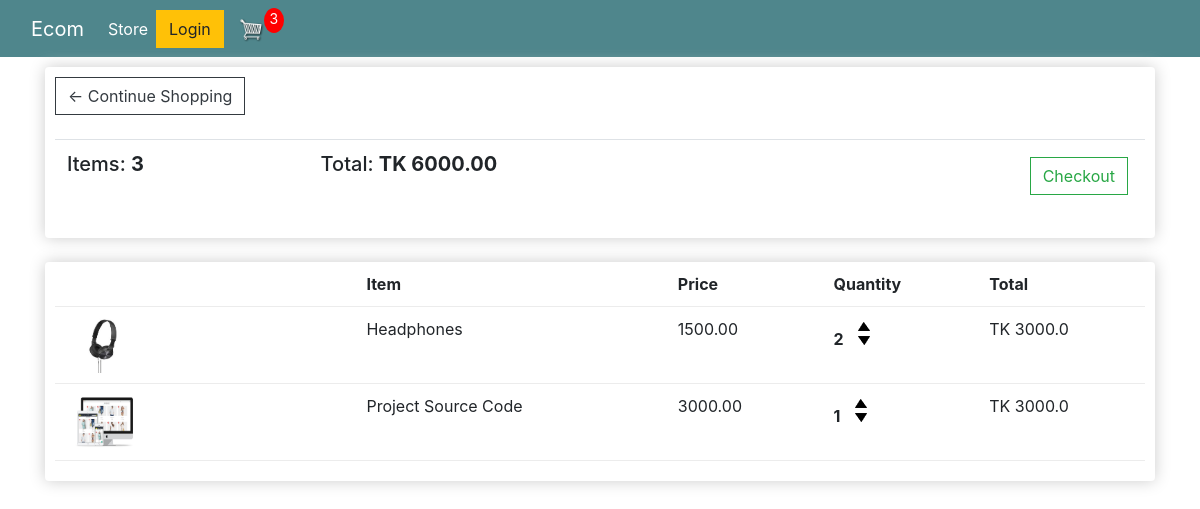
The page /cart/ (signed in) on the database as committed earlier.
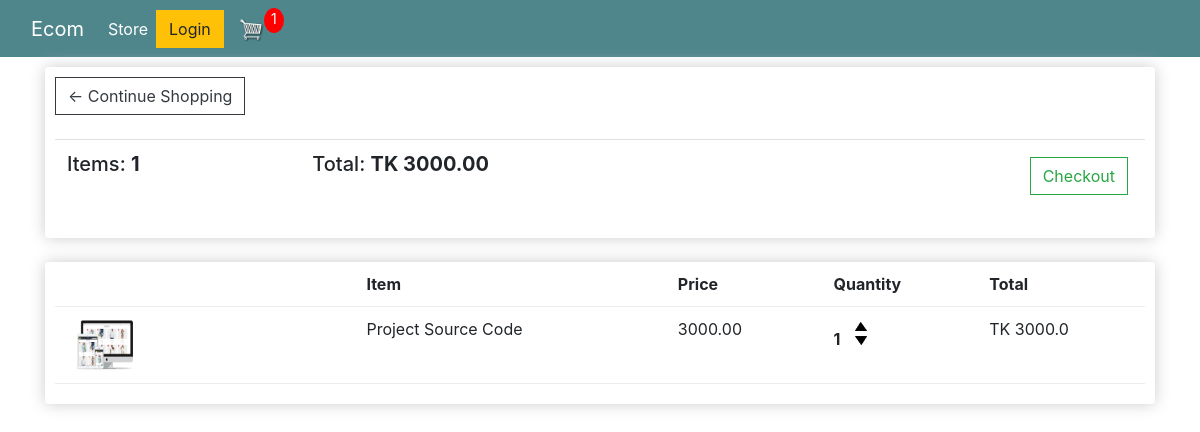
The same page on the database as committed later.
### store/models.py (models this page shows, shortened)
class Order(models.Model):
    customer = models.ForeignKey(Customer, on_delete=models.SET_NULL, blank=True, null=True)
    date_ordered = models.DateTimeField(auto_now_add=True)
    complete = models.BooleanField(default=False, null=True, blank=False)
    transaction_id = models.CharField(max_length=200, null=True)
    @property
    def get_cart_total(self):
        orderitems = self.orderitem_set.all()
        total = sum([item.get_total for item in orderitems])
        return total
    @property
    def get_cart_items(self):
        orderitems = self.orderitem_set.all()
        total = sum([item.quantity for item in orderitems])
        return total

class OrderItem(models.Model):
    product = models.ForeignKey(Product, on_delete=models.SET_NULL, blank=True, null=True)
    order = models.ForeignKey(Order, on_delete=models.SET_NULL, blank=True, null=True)
    quantity = models.IntegerField(default=0, null=True, blank=True)
    date_added = models.DateTimeField(auto_now_add=True)
    @property
    def get_total(self):
        total = self.product.price*self.quantity
        return total

class Product(models.Model):
    name = models.CharField(max_length=200, null=True)
    price = models.FloatField()
    digital = models.BooleanField(default=False, null=True, blank=False)
    image = models.ImageField(null = True, blank = True)
    @property
    def imageURL(self):
        try:
            url = self.image.url
        except:
            url = ''
        return url

### store/views.py (the view)
# urls.py: path('cart/', views.cart, name='cart'),
def cart(request):
    if request.user.is_authenticated:
        customer = request.user.customer
        order, created = Order.objects.get_or_create(customer=customer, complete=False)
        items = order.orderitem_set.all()
        cartItems = order.get_cart_items
    else:
        items = []
        order = {'get_cart_total':0, 'get_cart_items':0,'shipping':False}
        cartItems = order['get_cart_items']
    context = {'items':items, 'order':order, 'cartItems':cartItems}
    return render(request, 'store/cart.html', context)

### store/templates/store/cart.html
{% extends 'store/main.html' %}
{% load static %}
{% block content %}
   <div class="row">
        <div class="col-lg-12">
            <div class="box-element">
                <a class="btn btn-outline-dark" href="{% url 'store' %}">&#x2190; Continue Shopping</a>
                <br>
                <br>
                <table class="table">
                    <tr>
                        <th><h5>Items: <strong>{{order.get_cart_items}}</strong></h5></th>
                        <th><h5>Total: <strong>TK {{order.get_cart_total|floatformat:2}}</strong></h5></th>
                        <th>
                            <a style="float: right; margin:5px" class="btn btn-outline-success" href="{% url 'checkout' %}">Checkout</a>
                        </th>
                    </tr>
                </table>
            </div>
            <br>
            <div class="box-element">
                <div class="cart-row">
                     <div style="flex:2"></div>
                     <div style="flex:2"> <strong>Item</strong> </div>
                     <div style="flex:1"> <strong>Price</strong> </div>
                     <div style="flex:1"> <strong>Quantity</strong> </div>
                     <div style="flex:1"> <strong>Total</strong> </div>
                </div>
            {% for item in items %}
            <div class="cart-row">
                     <div style="flex:2"> <img class="row-image" src="{{item.product.imageURL}}" alt=""> </div>
                     <div style="flex:2">{{item.product.name}}</div>
                     <div style="flex:1">{{item.product.price | floatformat:2}}</div>
                     <div style="flex:1">
                        <p class="quantity">{{item.quantity}}</p>
                        <div class="quantity">
                            <img data-product={{item.product.id}} data-action="add" class="chg-quantity update-cart" src="{% static 'images/arrow-up.png' %}">
                            <img data-product={{item.product.id}} data-action="remove" class="chg-quantity update-cart" src="{% static 'images/arrow-down.png' %}">
                        </div>
                    </div>
                     <div style="flex:1">TK {{item.get_total}}</div>
                </div>
            {% endfor %}
            </div>
        </div>
   </div>
{% endblock content %}

Rows that differ between the two databases and show on the page:
removed OrderItem: product.imageURL (picture), product.name "Headphones", product.price "1500.00", quantity "2", get_total "3000.0"
computed for Order: get_cart_items "3" → "1"; get_cart_total "6000.00" → "3000.00"
Other text that changed with them:
{{ cartItems }}: "3" → "1"
